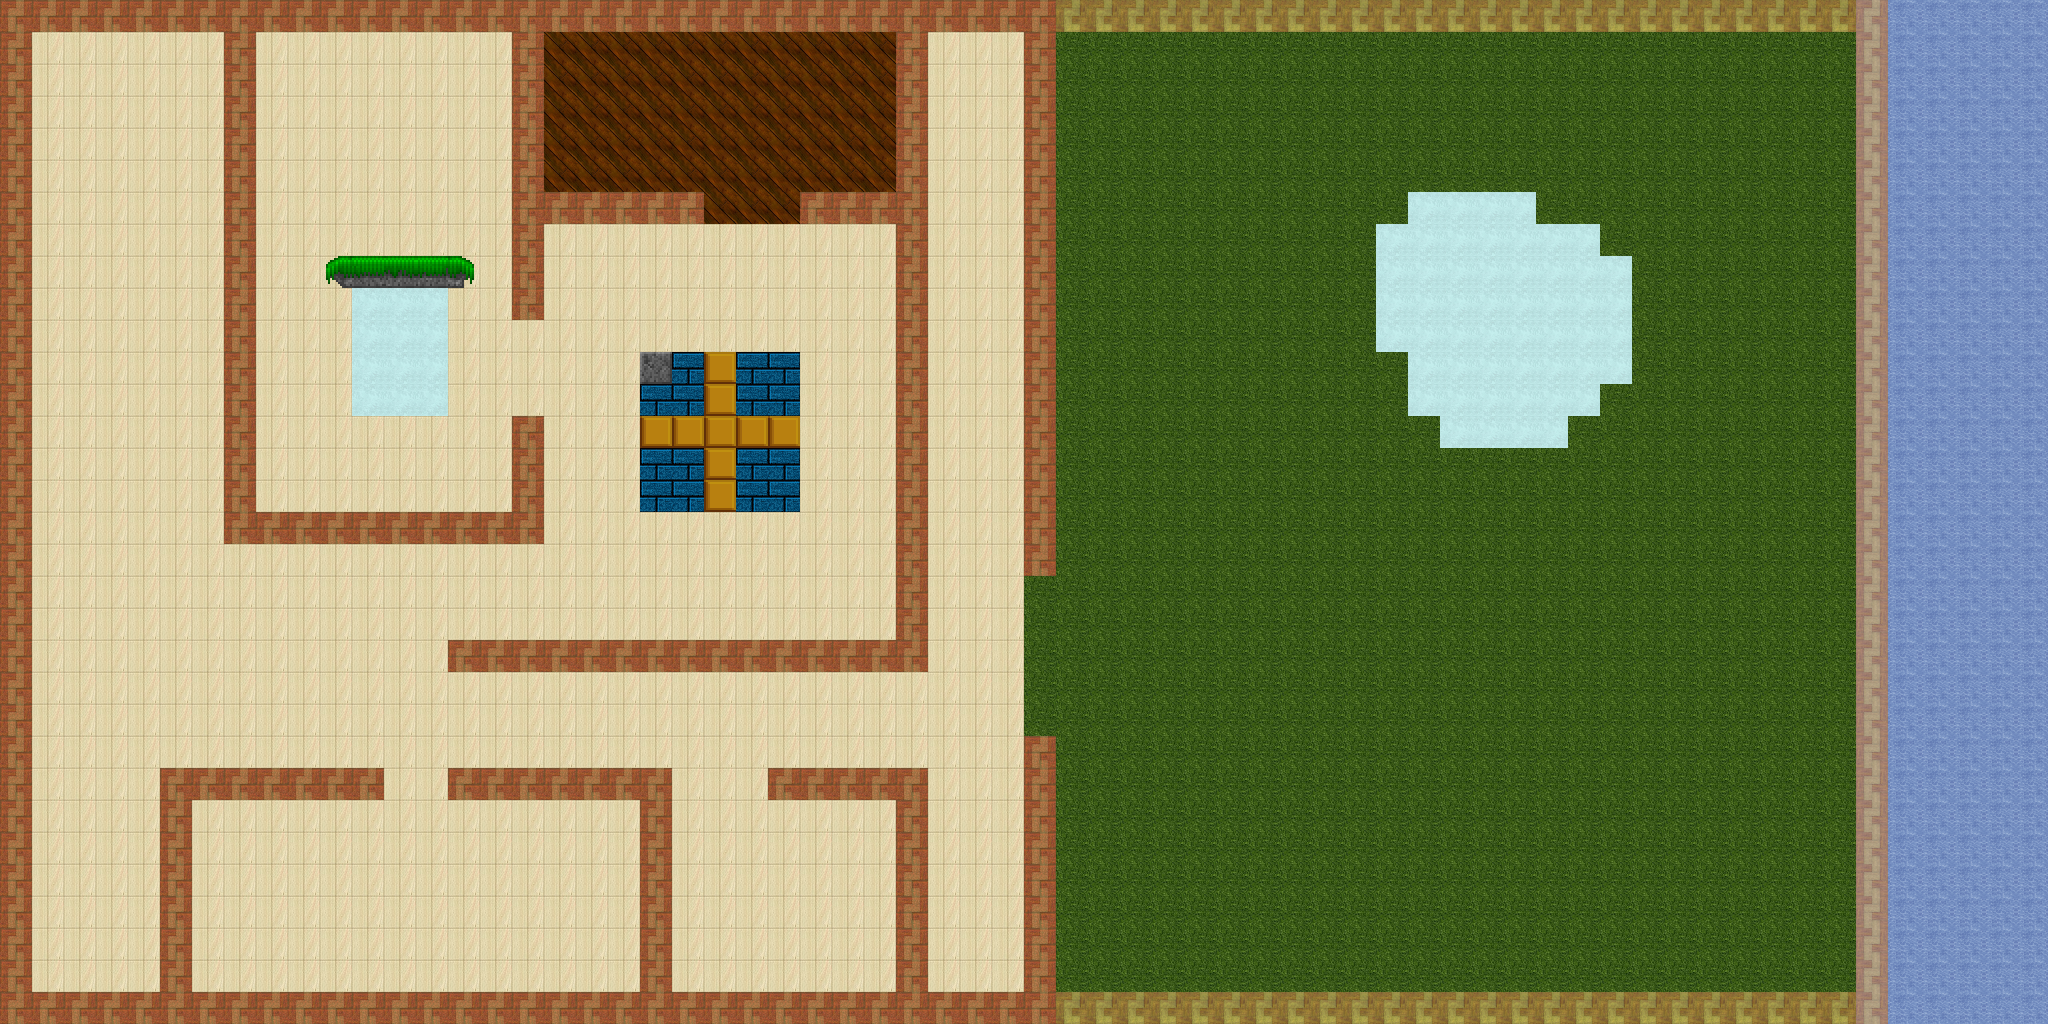

Tiled map render using the project's own tile images. Description and the map definition, with tile-layer contents summarised, below:
An orthogonal 64x32 tile map with 32x32 px tiles, 3 tile layers (layer1, layer2, collision), 2 tilesets.

<map version="1.0" orientation="orthogonal" width="64" height="32" tilewidth="32" tileheight="32">
 <tileset firstgid="1" name="teste" tilewidth="32" tileheight="32">
  <image source="dungeontiles.png" width="128" height="256" />
 </tileset>
 <tileset firstgid="33" name="blocks1" tilewidth="32" tileheight="32" spacing="2" margin="2">
  <image source="blocks1.png" width="640" height="400" />
 </tileset>
 <layer name="layer1" width="64" height="32">
  <data>[2048 cells, 2048 non-empty, 10 distinct tile ids]</data>
 </layer>
 <layer name="layer2" width="64" height="32">
  <data>[2048 cells, 17 non-empty, 6 distinct tile ids]</data>
 </layer>
 <layer name="collision" width="64" height="32" opacity="0.67">
  <data>[2048 cells, 319 non-empty, 1 distinct tile ids]</data>
 </layer>
</map>
